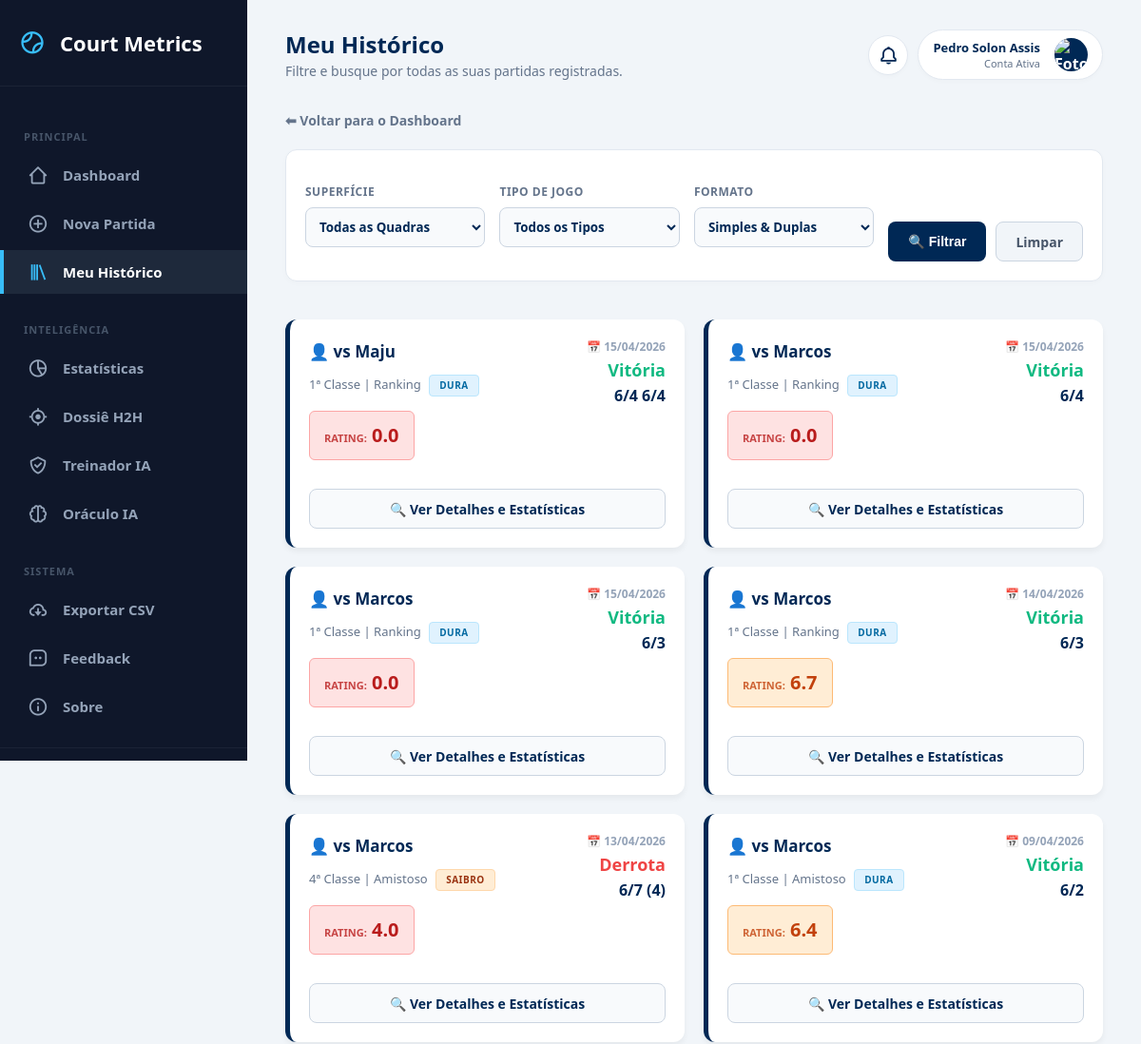
Page /history (signed in, upper part) on the earlier database version.
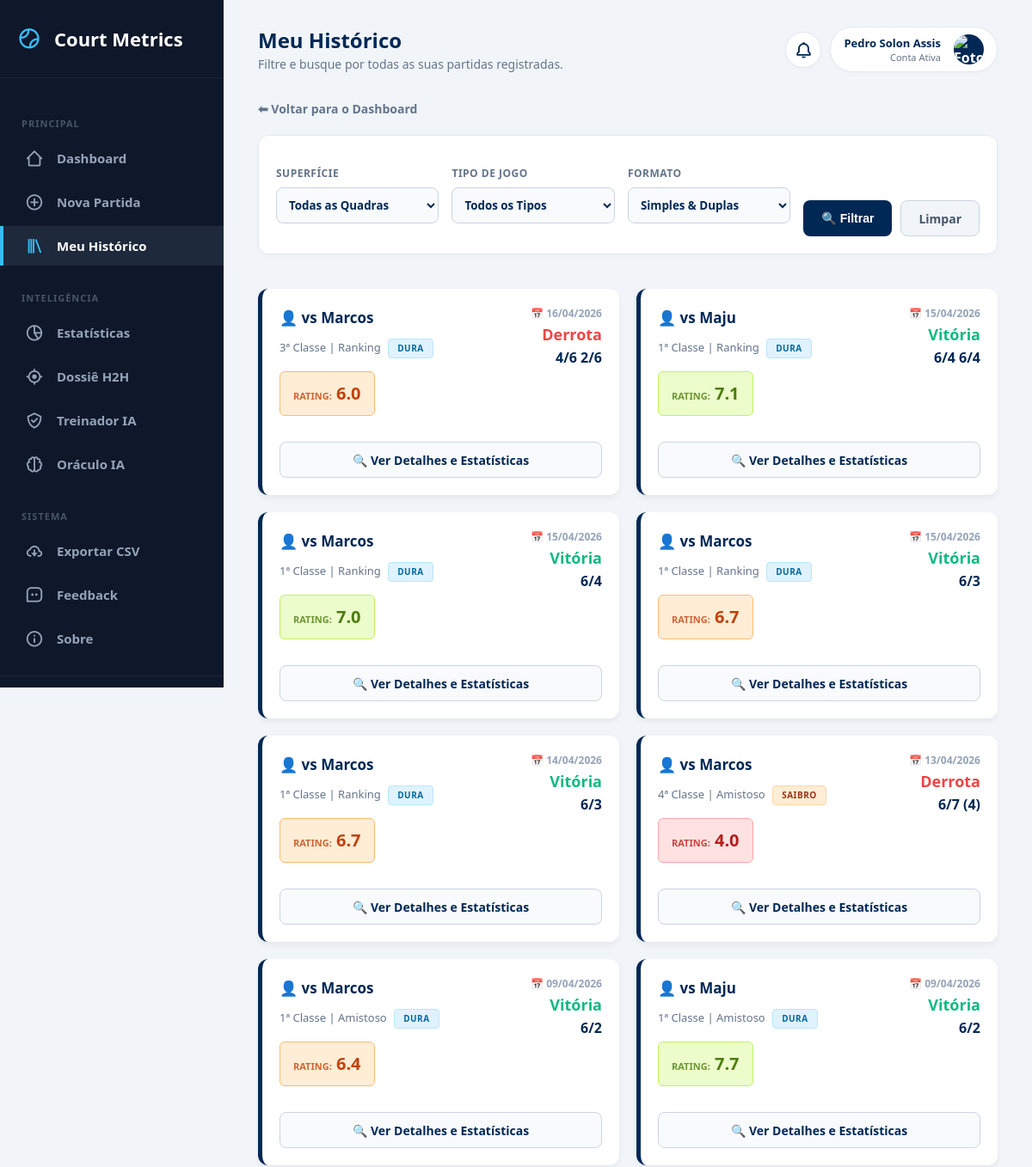
Same page on the later database version.
### tables this page shows
CREATE TABLE matches (
        id INTEGER PRIMARY KEY AUTOINCREMENT,
        opponent TEXT,
        categoria TEXT,
        match_type TEXT, 
        surface TEXT,
        result TEXT,
        score TEXT,
        match_format TEXT,
        partner TEXT,
        opp_partner TEXT,
        forehand INTEGER,
        backhand INTEGER,
        serve INTEGER,
        first_serve INTEGER,
        second_serve INTEGER,
        double_faults INTEGER,
        return_serve INTEGER,
        slice INTEGER,
        volley INTEGER,
        smash INTEGER,
        dropshot INTEGER,
        footwork INTEGER,
        strategy INTEGER,
        winners INTEGER,
        unforced_errors INTEGER,
        performance_rating REAL,
        notes TEXT,
        match_date TEXT /* NOVA COLUNA: ÍNDICE 27 */
    , game_format TEXT DEFAULT 'Padrão', user_id INTEGER, mental_focus INTEGER DEFAULT 0, mental_resilience INTEGER DEFAULT 0, mental_confidence INTEGER DEFAULT 0, mental_pressure INTEGER DEFAULT 0, clutch_bp_saved INTEGER DEFAULT 0, clutch_bp_won INTEGER DEFAULT 0, momentum_lost_streak INTEGER DEFAULT 0, mental_tags TEXT DEFAULT "");

### app.py (the view)
@app.route("/history")
@login_required
def history():
    conn = sqlite3.connect("database.db")
    c = conn.cursor()
    f_surface = request.args.get("surface", "")
    f_type = request.args.get("match_type", "")
    f_format = request.args.get("match_format", "")
    query = "SELECT * FROM matches WHERE user_id = ?"
    params = [session["user_id"]]
    if f_surface:
        query += " AND surface = ?"
        params.append(f_surface)
    if f_type:
        query += " AND match_type = ?"
        params.append(f_type)
    if f_format:
        query += " AND match_format = ?"
        params.append(f_format)
    query += " ORDER BY match_date DESC, id DESC"
    c.execute(query, params)
    matches = c.fetchall()
    conn.close()
    filters = {"surface": f_surface, "match_type": f_type, "match_format": f_format}
    return render_template("history.html", matches=matches, filters=filters)

### app.py (called while the page is built)
def login_required(f):
    @wraps(f)
    def decorated_function(*args, **kwargs):
        if "user_id" not in session:
            return redirect("/login")
        return f(*args, **kwargs)
    return decorated_function

@app.context_processor
def inject_notifications():
    if "user_id" not in session:
        return dict(notifications=[])
    conn = sqlite3.connect("database.db")
    conn.row_factory = sqlite3.Row
    c = conn.cursor()
    c.execute("SELECT * FROM notifications WHERE user_id = ? AND is_read = 0 ORDER BY created_at DESC", (session["user_id"],))
    notifs = c.fetchall()
    conn.close()
    return dict(notifications=notifs)

### templates/history.html (shortened to what the changed rows need)
{% extends 'base.html' %}
{% block page_title %}Meu Histórico{% endblock %}
{% block content %}
    <div style="max-width: 1000px;">
        <div class="grid-cards">
        {% for match in matches %}
            <div class="match-card">
                <div>
                    <div style="display: flex; justify-content: space-between; align-items: flex-start; gap: 15px;">
                        <div style="line-height: 1.7; flex: 1; min-width: 0;">
                            {% if 'Duplas' in match[7] %}
                                <strong style="color: var(--atp-blue); font-size: 16px; display: block; margin-bottom: 5px; white-space: nowrap; overflow: hidden; text-overflow: ellipsis;">👥 vs {{ match[1] }} & {{ match[9] }}</strong>
                            {% else %}
                                <strong style="color: var(--atp-blue); font-size: 17px; display: block; margin-bottom: 5px; white-space: nowrap; overflow: hidden; text-overflow: ellipsis;">👤 vs {{ match[1] }}</strong>
                            {% endif %}
                            <span style="color: var(--text-slate); font-size: 13px;">
                                {{ match[2] }} | {{ match[3] }}
                                {% if 'Saibro' in match[4] %}
                                    <span class="surface-pill pill-saibro">Saibro</span>
                                {% else %}
                                    <span class="surface-pill pill-dura">Dura</span>
                                {% endif %}
                            </span>
                            {% set perf = match[25] %}
                            {% if perf >= 9.0 %}{% set pc, pb, pt = '#0e7490', '#cffafe', '#67e8f9' %}
                            {% elif perf >= 8.0 %}{% set pc, pb, pt = '#047857', '#d1fae5', '#6ee7b7' %}
                            {% elif perf >= 7.0 %}{% set pc, pb, pt = '#4d7c0f', '#ecfccb', '#bef264' %}
                            {% elif perf >= 6.0 %}{% set pc, pb, pt = '#c2410c', '#ffedd5', '#fdba74' %}
                            {% else %}{% set pc, pb, pt = '#b91c1c', '#fee2e2', '#fca5a5' %}{% endif %}
                            <div class="perf-badge" style="background: {{ pb }}; color: {{ pc }}; border-color: {{ pt }}; display: block; width: max-content;">
                                <span style="font-size: 11px; text-transform: uppercase; opacity: 0.8;">Rating:</span> {{ "%.1f"|format(perf) }}
                            </div>
                        </div>
                        <div style="text-align: right; flex-shrink: 0; display: flex; flex-direction: column; align-items: flex-end;">
                            <div style="font-size: 12px; color: #94a3b8; font-weight: bold; text-transform: uppercase; margin-bottom: 4px;">
                                📅 {{ match[27][8:10] }}/{{ match[27][5:7] }}/{{ match[27][0:4] }}
                            </div>
                            <span class="{% if match[5] == 'Vitória' %}badge-vitoria{% else %}badge-derrota{% endif %}">
                                {{ match[5] }}
                            </span>
                            {% set clean_score = match[6] | replace(' /', '') | replace('/ ', '') | trim %}
                            {% if clean_score.endswith('/') %}
                                {% set clean_score = clean_score[:-1] | trim %}
                            {% endif %}
                            <span style="color: var(--atp-blue); font-size: 16px; font-weight: 800; display: block; margin-top: 5px; text-align: right; line-height: 1.3;">
                                {{ clean_score }}
                            </span>
                        </div>
                    </div>
                </div>
                <a href="/match/{{ match[0] }}" class="btn-main" style="width: 100%; background: #f8fafc; color: var(--atp-blue); border: 1px solid #cbd5e1; text-align: center; text-decoration: none; display: flex; align-items: center; justify-content: center; box-sizing: border-box; margin-top: 15px;">
                    🔍 Ver Detalhes e Estatísticas
                </a>
            </div>
        {% endfor %}
        </div>
    </div>
{% endblock %}

Differences in the rows shown:
added matches: opponent "Marcos", categoria "3ª Classe", match_type "Ranking", surface "DURA", performance_rating "6.0", match_date "16", match_date "04", match_date "2026", result "Derrota", score "4/6 2/6"
changed matches (number 2 of 8 on the later page): performance_rating "0.0" → "7.1"
changed matches (number 3 of 8 on the later page): performance_rating "0.0" → "7.0"
changed matches (number 4 of 8 on the later page): performance_rating "0.0" → "6.7"
now on this page (row unchanged): matches: opponent "Maju", categoria "1ª Classe", match_type "Amistoso", surface "DURA", performance_rating "7.7", match_date "09", match_date "04", match_date "2026", result "Vitória", score "6/2"
